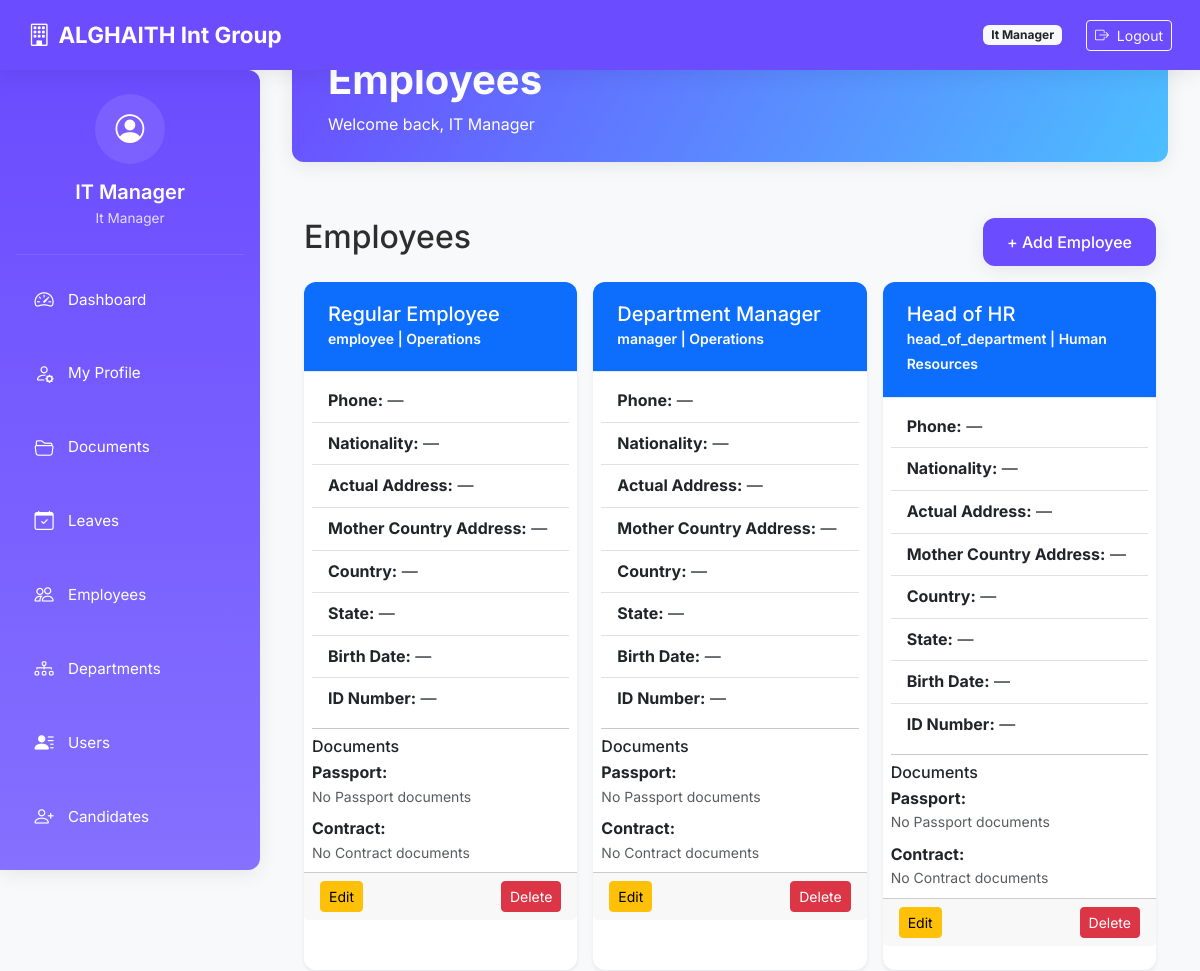
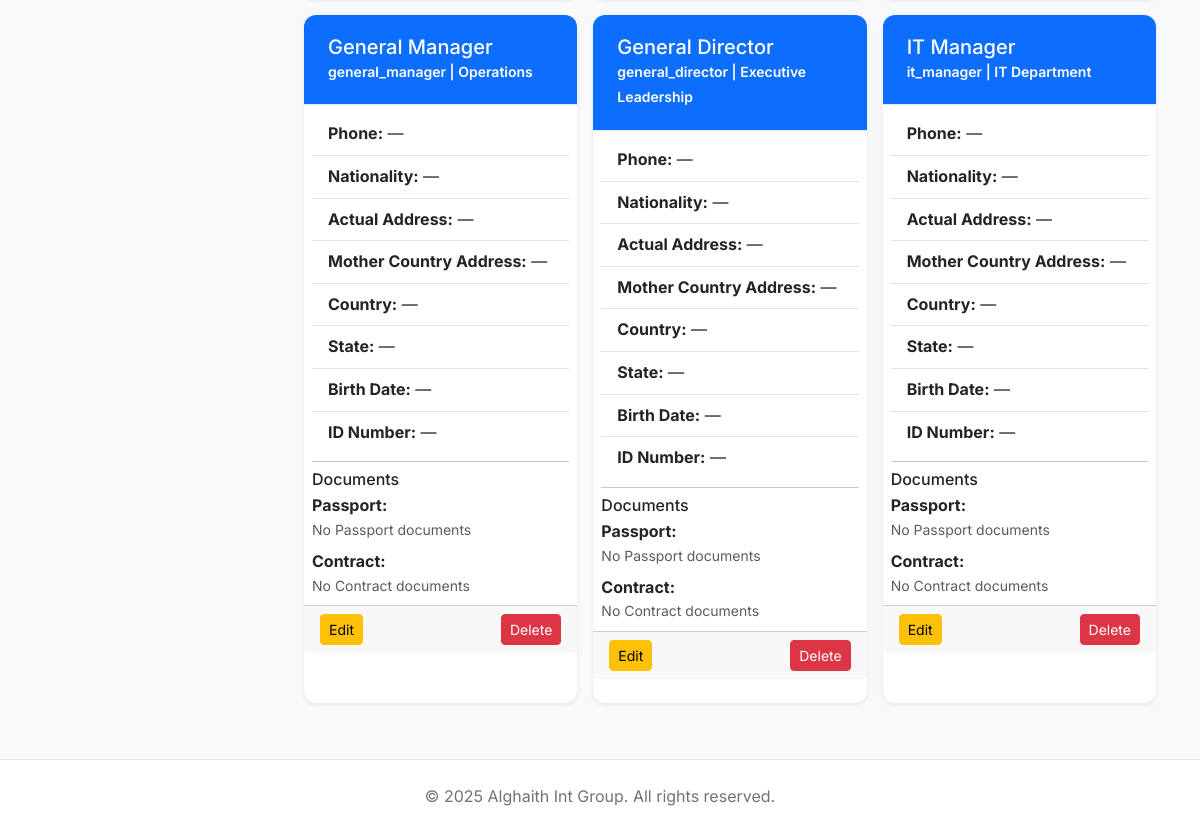
Screenshot of /dashboard/employee-summary (signed in) with the database file from the repository (2 pictures, top to bottom).
### core/models.py (models this page shows, shortened)
class User(db.Model, UserMixin):
    __tablename__ = 'users'
    id = db.Column(db.Integer, primary_key=True)
    email = db.Column(db.String(120), unique=True, nullable=False, index=True)
    password_hash = db.Column(db.String(200), nullable=False)
    name = db.Column(db.String(100), nullable=False)
    role = db.Column(db.String(50), nullable=False)  # General Director, IT Manager, etc.
    avatar = db.Column(db.String(255), nullable=True)
    access_code = db.Column(db.String(20), unique=True, nullable=False)
    phone = db.Column(db.String(20), nullable=True)
    position = db.Column(db.String(100), nullable=True)
    created_at = db.Column(db.DateTime, default=datetime.utcnow)
    last_login = db.Column(db.DateTime)
    login_count = db.Column(db.Integer, default=0)
    is_active = db.Column(db.Boolean, default=True, nullable=False)
    documents = db.relationship('UserDocument', back_populates='user', cascade="all, delete-orphan")
    folders_created = db.relationship('Folder', back_populates='creator', cascade="all, delete-orphan")
    activities = db.relationship('ActivityLog', back_populates='user', cascade="all, delete-orphan")
    leave_requests = db.relationship('LeaveRequest', back_populates='requester', foreign_keys='LeaveRequest.user_id')
    approved_requests = db.relationship('LeaveRequest', back_populates='approver', foreign_keys='LeaveRequest.approver_id')
    @property
    def is_authenticated(self):
        return True

class Employee(db.Model):
    __tablename__ = "employees"
    id = db.Column(db.Integer, primary_key=True)
    full_name = db.Column(db.String(120), nullable=False)
    job_title = db.Column(db.String(120), nullable=True)
    phone = db.Column(db.String(20), nullable=True)
    actual_address = db.Column(db.String(255), nullable=True)
    mother_country_address = db.Column(db.String(255), nullable=True)
    country = db.Column(db.String(100), nullable=True)
    state = db.Column(db.String(100), nullable=True)
    birth_date = db.Column(db.Date, nullable=True)
    id_number = db.Column(db.String(50), unique=True, nullable=True)  # Identity card / Passport number
    nationality = db.Column(db.String(100), nullable=True)
    created_at = db.Column(db.DateTime, default=datetime.utcnow)
    department_id = db.Column(db.Integer, db.ForeignKey("departments.id"))
    user_id = db.Column(db.Integer, db.ForeignKey('users.id'), nullable=True)  # Optional link to a user account
    documents = db.relationship('EmployeeDocument', back_populates='employee', cascade='all, delete-orphan')
    department = db.relationship("Department", back_populates="employees")
    user = db.relationship("User")  # Optional one-to-one or one-to-many link

class Department(db.Model):
    __tablename__ = "departments"
    id = db.Column(db.Integer, primary_key=True)
    name = db.Column(db.String(120), unique=True, nullable=False)
    description = db.Column(db.Text, nullable=True)
    created_at = db.Column(db.DateTime, default=datetime.utcnow)
    employees = db.relationship("Employee", back_populates="department", lazy="selectin")
    candidates = db.relationship("Candidate", back_populates="department", lazy="selectin")

### modules/dashboard/routes.py (the view)
@dashboard_bp.route('/employee-summary')
@login_required
@role_required(['it_manager', 'general_director'])
def employee_summary():
    employees = Employee.query.options(joinedload(Employee.department))\
        .order_by(Employee.created_at.desc()).all()
    employee_docs = {}
    for emp in employees:
        docs = EmployeeDocument.query.filter_by(
            employee_id=emp.id
        ).order_by(EmployeeDocument.id.desc()).all()
        employee_docs[emp.id] = docs
    return render_template(
        'dashboard/employees/list.html',
        employees=employees,
        employee_docs=employee_docs
    )

### app.py (called while the page is built)
@login_manager.user_loader
def load_user(user_id):
    from core.models import User
    return db.session.get(User, int(user_id))

@app.before_request
def make_session_permanent():
    session.permanent = True

### templates/dashboard/employees/list.html (shortened to what this page needs)
{% extends "dashboard/base_dashboard.html" %}
{% block dashboard_title %}Employees{% endblock %}
{% block dashboard_content %}
<div class="container-fluid py-4">
    <div class="d-flex justify-content-between align-items-center mb-3">
        <h2>Employees</h2>
        <a href="{{ url_for('dashboard.employee_create') }}" class="btn btn-primary">+ Add Employee</a>
    </div>
    <div class="row g-3">
        {% for emp in employees %}
        <div class="col-md-6 col-lg-4">
            <div class="card h-100 shadow-sm">
                <div class="card-header bg-primary text-white">
                    <h5 class="mb-0">{{ emp.full_name }}</h5>
                    <small>{{ emp.job_title or '—' }} | {{ emp.department.name if emp.department else '—' }}</small>
                </div>
                <div class="card-body p-2" style="max-height: 500px; overflow-y: auto;">
                    <ul class="list-group list-group-flush mb-2">
                        <li class="list-group-item"><strong>Phone:</strong> {{ emp.phone or '—' }}</li>
                        <li class="list-group-item"><strong>Nationality:</strong> {{ emp.nationality or '—' }}</li>
                        <li class="list-group-item"><strong>Actual Address:</strong> {{ emp.actual_address or '—' }}</li>
                        <li class="list-group-item"><strong>Mother Country Address:</strong> {{ emp.mother_country_address or '—' }}</li>
                        <li class="list-group-item"><strong>Country:</strong> {{ emp.country or '—' }}</li>
                        <li class="list-group-item"><strong>State:</strong> {{ emp.state or '—' }}</li>
                        <li class="list-group-item"><strong>Birth Date:</strong> {{ emp.birth_date.strftime('%Y-%m-%d') if emp.birth_date else '—' }}</li>
                        <li class="list-group-item"><strong>ID Number:</strong> {{ emp.id_number or '—' }}</li>
                    </ul>
                    <hr class="my-2">
                    <h6 class="mb-1">Documents</h6>
                    {% set docs = employee_docs.get(emp.id, []) %}
                    {% for dtype, label in [('passport','Passport'), ('contract','Contract'), ('medical','Medical'), ('additional','Additional')] %}
                        {% set filtered_docs = docs|selectattr('document_type', 'equalto', dtype)|list %}
                        <div class="mb-2">
                            <strong>{{ label }}:</strong>
                            {% if filtered_docs %}
                                <ul class="list-unstyled mb-0">
                                    {% for doc in filtered_docs %}
                                    <li class="d-flex align-items-center gap-1 mb-1 flex-wrap">
                                        <span class="flex-grow-1 text-truncate" style="min-width:80px;">{{ doc.filename }}</span>
                                        <a href="{{ url_for('dashboard.employee_document_download', doc_id=doc.id) }}" class="btn btn-sm btn-success">Download</a>
                                        <form action="{{ url_for('dashboard.employee_document_delete', doc_id=doc.id) }}" method="POST" style="display:inline;">
                                            <input type="hidden" name="csrf_token" value="{{ csrf_token() }}">
                                            <button type="submit" class="btn btn-sm btn-danger" onclick="return confirm('Delete this document?')">Delete</button>
                                        </form>
                                    </li>
                                    {% endfor %}
                                </ul>
                            {% else %}
                                <div class="text-muted small">No {{ label }} documents</div>
                            {% endif %}
                        </div>
                    {% endfor %}
                </div>
                <div class="card-footer d-flex justify-content-between">
                    <a href="{{ url_for('dashboard.employee_edit', id=emp.id) }}" class="btn btn-sm btn-warning">Edit</a>
                    <form action="{{ url_for('dashboard.employee_delete', id=emp.id) }}" method="POST" style="display:inline;">
                        <button type="submit" class="btn btn-sm btn-danger" onclick="return confirm('Delete this employee?')">Delete</button>
                    </form>
                </div>
            </div>
        </div>
        {% else %}
        <div class="col-12 text-center text-muted">
            No employees found.
        </div>
        {% endfor %}
    </div>
</div>
{% endblock %}

### templates/dashboard/base_dashboard.html (shortened to what this page needs)
<!DOCTYPE html>
<html lang="en">
<head>
    <link href="https://cdn.jsdelivr.net/npm/bootstrap@5.3.0/dist/css/bootstrap.min.css" rel="stylesheet">
    <link href="https://cdn.jsdelivr.net/npm/bootstrap-icons@1.10.5/font/bootstrap-icons.css" rel="stylesheet">
    <link rel="stylesheet" href="{{ url_for('static', filename='css/styles.css') }}">
</head>
<body>
<nav class="navbar navbar-expand-lg navbar-dark">
    <div class="container-fluid">
        <a class="navbar-brand" href="{{ url_for('dashboard.role_dashboard') }}">
            <i class="bi bi-building me-2"></i>ALGHAITH Int Group
        </a>
        <div class="d-flex align-items-center">
            <span class="badge bg-light text-dark me-3 d-none d-md-inline">{{ current_user.role|replace('_', ' ')|title }}</span>
            {% if current_user.is_authenticated %}
            <div class="desktop-logout">
                <form method="post" action="{{ url_for('auth.logout') }}" class="ms-2 d-inline">
                    <button type="submit" class="btn btn-sm btn-outline-light">
                        <i class="bi bi-box-arrow-right me-1"></i> Logout
                    </button>
                </form>
            </div>
            {% endif %}
        </div>
    </div>
</nav>
<div class="sidebar" id="sidebarMenu">
    <div class="sidebar-header">
        <div class="user-info">
            <div class="user-avatar">
                <i class="bi bi-person-circle"></i>
            </div>
            <h5 class="user-name">{{ current_user.name }}</h5>
            <div class="user-role">{{ current_user.role|replace('_', ' ')|title }}</div>
        </div>
    </div>
    <ul class="nav flex-column">
        <li class="nav-item">
            <a class="nav-link" href="{{ url_for('dashboard.role_dashboard') }}">
                <i class="bi bi-speedometer2"></i> <span class="link-text">Dashboard</span>
            </a>
        </li>
        <li class="nav-item">
            <a class="nav-link" href="{{ url_for('profile.my_profile') }}">
                <i class="bi bi-person-gear"></i> <span class="link-text">My Profile</span>
            </a>
        </li>
        <li class="nav-item">
            <a class="nav-link" href="{{ url_for('docs.list_documents') }}">
                <i class="bi bi-folder2-open"></i> <span class="link-text">Documents</span>
            </a>
        </li>
        <li class="nav-item">
            <a class="nav-link" href="{{ url_for('leave.leaves_dashboard') }}">
                <i class="bi bi-calendar-check"></i> <span class="link-text">Leaves</span>
            </a>
        </li>
        <li class="nav-item">
            <a class="nav-link" href="{{ url_for('dashboard.employee_summary') }}">
                <i class="bi bi-people"></i> <span class="link-text">Employees</span>
            </a>
        </li>
        <li class="nav-item">
            <a class="nav-link" href="{{ url_for('department.department_summary') }}">
                <i class="bi bi-diagram-3"></i> <span class="link-text">Departments</span>
            </a>
        </li>
        <li class="nav-item">
            <a class="nav-link" href="{{ url_for('dashboard.user_management') }}">
                <i class="bi bi-person-lines-fill"></i> <span class="link-text">Users</span>
            </a>
        </li>
        <li class="nav-item">
            <a class="nav-link" href="{{ url_for('candidates.list_candidates') }}">
                <i class="bi bi-person-plus"></i> <span class="link-text">Candidates</span>
            </a>
        </li>
    </ul>
</div>
<div class="main-content">
    <div class="dashboard-header">
        <div class="container-fluid">
            <h1 class="dashboard-title">{% block dashboard_title %}Dashboard{% endblock %}</h1>
            <p class="mb-0">Welcome back, {{ current_user.name }}</p>
        </div>
    </div>
    {% block dashboard_content %}{% endblock %}
</div>
<footer>
    <div class="container-fluid">
        &copy; 2025 Alghaith Int Group. All rights reserved.
    </div>
</footer>
</body>
</html>

### static/css/styles.css (style rules this page uses)
:root { --brand-primary: #6b4cff; --brand-secondary: #2ad29b; --brand-accent: #4cbfff; --background: #ffffff; --card-bg: #f5f7fb; --text-main: #2e2e2e; --text-muted: #8a94a6; --success: #2ecc71; --warning: #f1c40f; --danger: #e74c3c; --shadow-soft: 0 10px 30px rgba(0,0,0,0.08); --radius-lg: 1rem; --sidebar-width: 220px; }
body { background-color: var(--background); color: var(--text-main); font-family: "Inter", sans-serif; line-height: 1.6; }
.navbar { box-shadow: var(--shadow-soft); }
.sidebar { min-height: 100vh; width: var(--sidebar-width); background: linear-gradient(180deg, var(--brand-primary), var(--brand-accent)); color: white; border-radius: 0 var(--radius-lg) var(--radius-lg) 0; padding: 1rem; }
.sidebar .nav-link { color: white; margin-bottom: 0.5rem; border-radius: var(--radius-lg); padding: 0.5rem 1rem; transition: all 0.2s ease-in-out; display: flex; align-items: center; gap: 0.5rem; }
.card, .dashboard-link-card { background: var(--card-bg); border-radius: var(--radius-lg); box-shadow: var(--shadow-soft); transition: transform 0.2s; }
.btn-primary { background: var(--brand-primary); border: none; border-radius: var(--radius-lg); box-shadow: var(--shadow-soft); transition: all 0.2s ease-in-out; }
.main-content { padding: 2rem; }

### rows the page displays
User: role "It Manager", name "IT Manager"
Employee: full_name "Regular Employee", job_title "employee", department "Operations", phone "—", nationality "—", actual_address "—", mother_country_address "—", country "—", state "—", birth_date "—", id_number "—", label "Passport" "Contract", label "Passport" "Contract"
Employee: full_name "Department Manager", job_title "manager", department "Operations", phone "—", nationality "—", actual_address "—", mother_country_address "—", country "—", state "—", birth_date "—", id_number "—", label "Passport" "Contract", label "Passport" "Contract"
Employee: full_name "Head of HR", job_title "head_of_department", department "Human Resources", phone "—", nationality "—", actual_address "—", mother_country_address "—", country "—", state "—", birth_date "—", id_number "—", label "Passport" "Contract", label "Passport" "Contract"
Employee: full_name "General Manager", job_title "general_manager", department "Operations", phone "—", nationality "—", actual_address "—", mother_country_address "—", country "—", state "—", birth_date "—", id_number "—", label "Passport" "Contract", label "Passport" "Contract"
Employee: full_name "General Director", job_title "general_director", department "Executive Leadership", phone "—", nationality "—", actual_address "—", mother_country_address "—", country "—", state "—", birth_date "—", id_number "—", label "Passport" "Contract", label "Passport" "Contract"
Employee: full_name "IT Manager", job_title "it_manager", department "IT Department", phone "—", nationality "—", actual_address "—", mother_country_address "—", country "—", state "—", birth_date "—", id_number "—", label "Passport" "Contract", label "Passport" "Contract"
